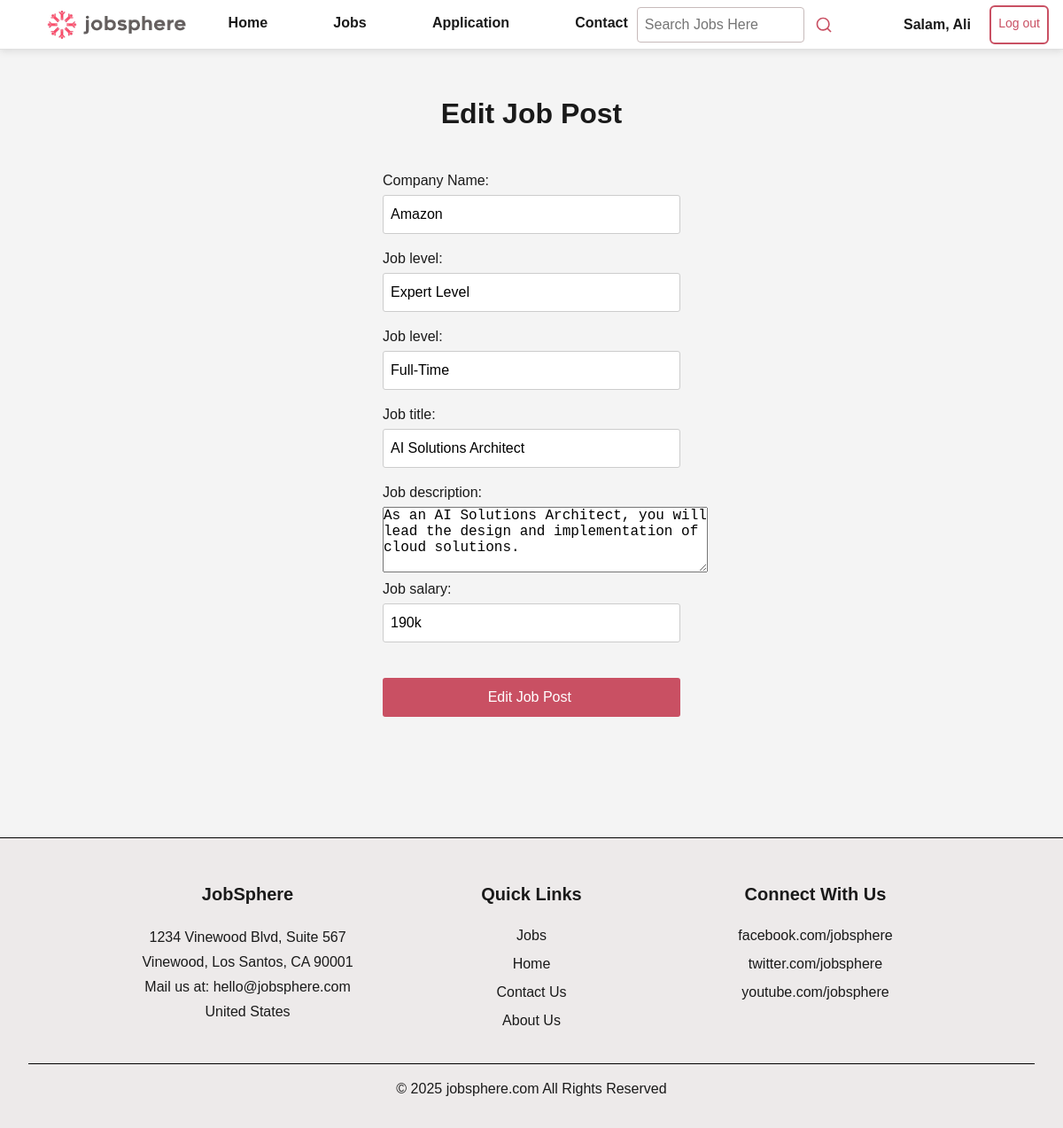
/edit.php?eid=2 (signed in), run on the app's committed database.
### tables this page shows
CREATE TABLE `joblistings` (
  `job_id` int(11) NOT NULL,
  `company_name` varchar(50) NOT NULL,
  `job_level` varchar(30) NOT NULL,
  `job_type` varchar(30) NOT NULL,
  `job_title` varchar(30) NOT NULL,
  `job_description` varchar(100) NOT NULL,
  `job_salary` varchar(50) NOT NULL
);

### edit.php (the view, shortened to what this page needs)
<?php require("includes/config.php"); ?>
<?php
if (isset($_SESSION['logged_in'])) {
    if ($_SESSION['logged_in'] === 'T') {
        if ($_SESSION['user_type'] === 'employer') {
?>
            <!DOCTYPE html>
            <head>
                <?php require('includes/head.php'); ?>
            </head>
            <body>
                <section class="first-section">
                    <?php require('includes/navbar.php') ?>
                    <?php
                    $jobCard_id = $_GET['eid'];
                    $sql1 = "SELECT * FROM `joblistings` WHERE `job_id` = ?";
                    $stmt1 = $conn->prepare($sql1);
                    $stmt1->bind_param('i', $jobCard_id);
                    $stmt1->execute();
                    $result1 = $stmt1->get_result();
                    if ($result1->num_rows > 0) {
                    ?>
                        <?php while ($job = $result1->fetch_assoc()) { ?>
                            <div class="signup-section">
                                <form class="signup-form" method="POST">
                                    <h2> Edit Job Post</h2> <br>
                                    <label for="name" class="form-label">Company Name:</label>
                                    <input type="text" id="company_name" name="company_name" placeholder="Google" class="form-input" value="<?php echo $job['company_name']; ?>" />
                                    <label for="job_level" class="form-label">Job level:</label>
                                    <input type="text" id="job_level" name="job_level" placeholder="Entry-level" class="form-input" required value="<?php echo $job['job_level']; ?>" />
                                    <label for="job_type" class="form-label">Job level:</label>
                                    <input type="text" id="job_type" name="job_type" placeholder="Full Time" class="form-input" required value="<?php echo $job['job_type']; ?>" />
                                    <label for="job_title" class="form-label">Job title:</label>
                                    <input type="text" id="job_title" name="job_title" placeholder="Product Designer" class="form-input" required value="<?php echo $job['job_title']; ?>" />
                                    <label for="job_description" class="form-label">Job description:</label>
                                    <textarea id="We need a Product Designer" name="job_description" rows="4" cols="35"><?php echo $job['job_description']; ?></textarea><br />
                                    <label for="job_salary" class="form-label">Job salary:</label>
                                    <input type="text" id="job_salary" name="job_salary" placeholder="105k" class="form-input" value="<?php echo $job['job_salary']; ?>" /> <br> <br>
                                    <input type="submit" value="Edit Job Post " class="submit-button" />
                                    <br />
                                    <br />
                                    <br />
                                </form>
                        <?php }
                    }
                    $stmt1->close(); ?>
                            </div>
                </section>
                <?php require('includes/footer.php') ?>
            </body>
            </html>
<?php } else {
            echo '<h2>Only Employer can access this page</h2>';
        }
    } else {
        header('location: login.php');
    }
} else {
    header('location: login.php');
}
?>

### css/style.css (style rules this page uses)
* { margin: 0; padding: 0; box-sizing: border-box; }
body { font-family: var(--font-family-base); background-color: var(--color-background); color: var(--color-text-primary); line-height: var(--line-height-base); min-height: 100vh; overflow-x: hidden; }
a, button, input, select, textarea { min-height: var(--touch-target-min); min-width: var(--touch-target-min); }
input, select, textarea, button { font-size: 16px; }
.signup-section { width: 100%; padding: var(--spacing-base) var(--spacing-base) var(--spacing-xl); }
.signup-form { position: relative; padding: var(--spacing-lg); width: min(100%, 400px); text-align: left; left: 50%; transform: translateX(-50%); }
.signup-form h2 { margin-top: 0; margin-bottom: var(--spacing-base); text-align: center; font-size: clamp(1.5rem, 4vw, var(--font-size-3xl)); }
.signup-form .form-label { display: inline-block; width: 100%; margin-bottom: var(--spacing-xs); font-weight: var(--font-weight-medium); }
.signup-form .form-input { width: 100%; margin-bottom: var(--spacing-base); padding: var(--spacing-sm); border: 1px solid var(--color-border-input); border-radius: var(--radius-sm); font-size: 16px; min-height: var(--touch-target-min); }
.signup-form .submit-button { width: 100%; padding: var(--spacing-sm) var(--spacing-base); background-color: var(--color-primary); color: white; border: none; border-radius: var(--radius-sm); cursor: pointer; margin-bottom: var(--spacing-base); font-size: var(--font-size-base); min-height: var(--touch-target-min); transition: background-color var(--transition-fast); }

### data on the page
joblistings: company_name "Amazon", job_level "Expert Level", job_type "Full-Time", job_title "AI Solutions Architect", job_description "As an AI Solutions Architect, you will lead the design and implementation of cloud solutions.", job_salary "190k"

### other printed values
$_SESSION['user_name'] "Ali"
